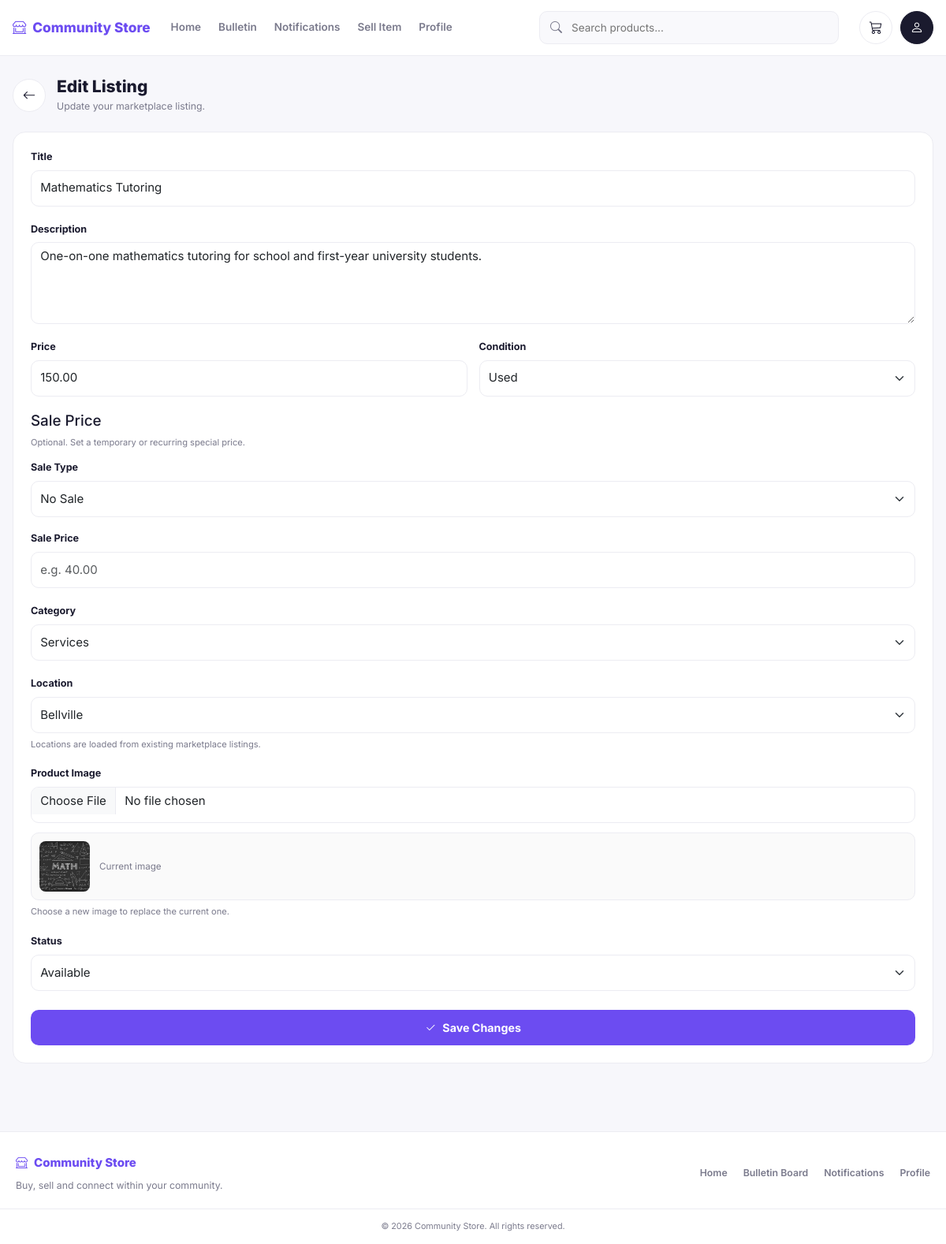
The page /frontend/edit_listing.php?id=35 (signed in) on the database its author committed.
### tables this page shows
CREATE TABLE IF NOT EXISTS `listing` (
  `listingID` int NOT NULL AUTO_INCREMENT,
  `title` varchar(100) NOT NULL,
  `description` text,
  `price` decimal(10,2) NOT NULL,
  `type` enum('New','Used') NOT NULL,
  `imageURL` varchar(255) DEFAULT NULL,
  `location` varchar(120) NOT NULL,
  `datePosted` datetime NOT NULL,
  `status` enum('Available','Reserved','Sold') NOT NULL DEFAULT 'Available',
  `userID` int NOT NULL,
  `categoryID` int NOT NULL,
  `salePrice` decimal(10,2) DEFAULT NULL,
  `saleStart` date DEFAULT NULL,
  `saleEnd` date DEFAULT NULL,
  `saleType` varchar(20) DEFAULT NULL,
  `recurringDay` varchar(20) DEFAULT NULL,
  `recurringWeek` varchar(20) DEFAULT NULL,
  PRIMARY KEY (`listingID`),
  KEY `fk_listing_user` (`userID`),
  KEY `fk_listing_category` (`categoryID`)
);

CREATE TABLE IF NOT EXISTS `category` (
  `categoryID` int NOT NULL AUTO_INCREMENT,
  `categoryName` varchar(50) NOT NULL,
  PRIMARY KEY (`categoryID`)
);

### classes/Listing.php (called while the page is built, shortened)
<?php
require_once __DIR__ . '/../config/database.php';
class Listing
{
    public function getLocations()
    {
        global $conn;
        return $conn->query(
            "SELECT DISTINCT location
             FROM listing
             WHERE location IS NOT NULL
             AND TRIM(location) <> ''
             ORDER BY location ASC"
        );
    }
    public function getById($listingID)
    {
        global $conn;
        $stmt = $conn->prepare(
            "SELECT l.*, u.firstName, u.lastName, c.categoryName
             FROM listing l
             INNER JOIN `user` u ON l.userID = u.userID
             INNER JOIN category c ON l.categoryID = c.categoryID
             WHERE l.listingID = ?"
        );
        $stmt->bind_param('i', $listingID);
        $stmt->execute();
        $result = $stmt->get_result()->fetch_assoc();
        return $result;
    }
}

### classes/Category.php (called while the page is built, shortened)
<?php
require_once __DIR__ . '/../config/database.php';
class Category
{
    public function getAll()
    {
        global $conn;
        $sql = "SELECT *
                FROM category
                ORDER BY categoryName ASC";
        return $conn->query($sql);
    }
}
?>

### frontend/edit_listing.php (the view, shortened to what this page needs)
<?php
require_once __DIR__ . '/../config/database.php';
require_once __DIR__ . '/../classes/Category.php';
require_once __DIR__ . '/../classes/Listing.php';
$listingID = (int)($_GET['id'] ?? $_POST['listingID'] ?? 0);
$listingModel = new Listing();
$listing = $listingModel->getById($listingID);
$categories = (new Category())->getAll();
$locations = $listingModel->getLocations();
require __DIR__ . '/../partials/header.php';
?>
<div class="page-heading">
    <a
        href="profile.php#listings"
        class="icon-btn"
        aria-label="Back to listings"
    >
        <i class="bi bi-arrow-left"></i>
    </a>
    <div>
        <h1>Edit Listing</h1>
        <p>
            Update your marketplace listing.
        </p>
    </div>
</div>
<div class="card-soft form-card">
<form
    method="POST"
    enctype="multipart/form-data"
>
<div class="form-section">
    <label
        for="title"
        class="form-label"
    >
        Title
    </label>
    <input
        id="title"
        name="title"
        class="form-control"
        value="<?= htmlspecialchars($listing['title']) ?>"
        required
    >
</div>
<div class="form-section">
    <label
        for="description"
        class="form-label"
    >
        Description
    </label>
    <textarea
        id="description"
        name="description"
        class="form-control"
        rows="4"
    ><?= htmlspecialchars($listing['description'] ?? '') ?></textarea>
</div>
<div class="row g-3 form-section">
    <div class="col-md-6">
        <label
            for="price"
            class="form-label"
        >
            Price
        </label>
        <input
            id="price"
            name="price"
            type="number"
            step="0.01"
            min="0.01"
            class="form-control"
            value="<?= htmlspecialchars($listing['price']) ?>"
            required
        >
    </div>
    <div class="col-md-6">
        <label
            for="type"
            class="form-label"
        >
            Condition
        </label>
        <select
            id="type"
            name="type"
            class="form-select"
            required
        >
            <option
                value="Used"
                <?= $listing['type'] === 'Used'
                    ? 'selected'
                    : '' ?>
            >
                Used
            </option>
        </select>
    </div>
</div>
<div class="form-section">
    <h5>
        Sale Price
    </h5>
    <p class="form-help">
        Optional. Set a temporary or recurring special price.
    </p>
    <div class="mb-3">
        <label
            for="saleType"
            class="form-label"
        >
            Sale Type
        </label>
        <select
            id="saleType"
            name="saleType"
            class="form-select"
        >
            <option
                value=""
                <?= empty($listing['saleType'])
                    ? 'selected'
                    : '' ?>
            >
                No Sale
            </option>
        </select>
    </div>
    <div class="mb-3">
        <label
            for="salePrice"
            class="form-label"
        >
            Sale Price
        </label>
        <input
            id="salePrice"
            name="salePrice"
            type="number"
            step="0.01"
            min="0.01"
            class="form-control"
            value="<?= htmlspecialchars($listing['salePrice'] ?? '') ?>"
            placeholder="e.g. 40.00"
        >
    </div>
</div>
<div class="form-section">
    <label
        for="categoryID"
        class="form-label"
    >
        Category
    </label>
    <select
        id="categoryID"
        name="categoryID"
        class="form-select"
        required
    >
        <?php while ($category = $categories->fetch_assoc()): ?>
            <option
                value="<?= (int)$category['categoryID'] ?>"
                <?= (int)$listing['categoryID'] ===
                    (int)$category['categoryID']
                    ? 'selected'
                    : '' ?>
            >
                <?= htmlspecialchars($category['categoryName']) ?>
            </option>
        <?php endwhile; ?>
    </select>
</div>
<div class="form-section">
    <label
        for="location"
        class="form-label"
    >
        Location
    </label>
    <select
        id="location"
        name="location"
        class="form-select"
        required
    >
        <?php while ($locationRow = $locations->fetch_assoc()): ?>
            <option
                value="<?= htmlspecialchars($locationRow['location']) ?>"
                <?= $listing['location'] ===
                    $locationRow['location']
                    ? 'selected'
                    : '' ?>
            >
                <?= htmlspecialchars($locationRow['location']) ?>
            </option>
        <?php endwhile; ?>
    </select>
    <small class="form-help">
        Locations are loaded from existing marketplace listings.
    </small>
</div>
<div class="form-section">
    <label
        for="image"
        class="form-label"
    >
        Product Image
    </label>
    <input
        id="image"
        name="image"
        type="file"
        class="form-control"
        accept="image/jpeg,image/png,image/webp,image/gif"
    >
    <?php if (!empty($listing['imageURL'])): ?>
        <div class="current-image">
            <img
                src="<?= htmlspecialchars($listing['imageURL']) ?>"
                alt="Current listing image"
            >
            <span>
                Current image
            </span>
        </div>
    <?php endif; ?>
    <small class="form-help">
        Choose a new image to replace the current one.
    </small>
</div>
<div class="form-section">
    <label
        for="status"
        class="form-label"
    >
        Status
    </label>
    <select
        id="status"
        name="status"
        class="form-select"
    >
        <option
            value="Available"
            <?= $listing['status'] === 'Available'
                ? 'selected'
                : '' ?>
        >
            Available
        </option>
    </select>
</div>
<button
    type="submit"
    class="btn-purple"
>
    <i class="bi bi-check2"></i>
    Save Changes
</button>
</form>
</div>
<?php require __DIR__ . '/../partials/footer.php'; ?>

### assets/styles.css (style rules this page uses)
:root { --purple: #6C4CF1; --purple-dark: #4B32B8; --purple-light: #EDE9FE; --bg: #F7F7FB; --card: #FFFFFF; --text: #1A1A2E; --muted: #7A7A8C; --border: #ECECF2; --success: #16A34A; --danger: #DC2626; --warning: #F59E0B; --radius: 16px; --radius-sm: 10px; --shadow: 0 4px 18px rgba(20,20,43,.06); --shadow-lg: 0 18px 45px rgba(20,20,43,.14); }
* { box-sizing: border-box; }
html, body { margin: 0; padding: 0; background: var(--bg); color: var(--text); font-family: 'Inter', -apple-system, BlinkMacSystemFont, 'Segoe UI', Roboto, sans-serif; font-size: 15px; -webkit-font-smoothing: antialiased; }
a { text-decoration: none; color: inherit; }
img { max-width: 100%; display: block; }
.icon-btn { width: 42px; height: 42px; border-radius: 50%; display: inline-flex; align-items: center; justify-content: center; background: #fff; border: 1px solid var(--border); color: var(--text); font-size: 1.1rem; transition: .15s; }
.card-soft { background: var(--card); border: 1px solid var(--border); border-radius: var(--radius); padding: 16px; }
.btn-purple { background: var(--purple); color: #fff; font-weight: 700; border-radius: var(--radius-sm); padding: 12px 20px; border: 0; width: 100%; font-size: .95rem; transition: .15s; display: inline-flex; align-items: center; justify-content: center; gap: 8px; }
body { min-height: 100vh; }
.app-shell > * { margin-bottom: 18px; }
.form-control, .form-select, textarea.form-control { min-height: 46px; border: 1px solid var(--border); border-radius: var(--radius-sm); }
form label { margin-bottom: 7px; }
form .mb-3 { margin-bottom: 18px !important; }
.page-heading { display: flex; align-items: center; gap: 14px; padding: 8px 0 4px; }
.page-heading h1 { margin: 0; font-size: 1.4rem; font-weight: 800; }
.page-heading p { margin: 4px 0 0; color: var(--muted); font-size: .82rem; }
.form-card { padding: 22px; }
.form-section { margin-bottom: 20px; }
.form-section:last-of-type { margin-bottom: 24px; }
.form-label { display: block; margin-bottom: 7px; font-weight: 700; font-size: .84rem; }
.form-help { display: block; margin-top: 6px; color: var(--muted); font-size: .74rem; }
.current-image { display: flex; align-items: center; gap: 12px; margin-top: 12px; padding: 10px; border: 1px solid var(--border); border-radius: var(--radius-sm); background: #fafafa; }
.current-image img { width: 64px; height: 64px; object-fit: cover; border-radius: 8px; }
.current-image span { color: var(--muted); font-size: .78rem; }

### rows shown on the page
listing: title "Mathematics Tutoring", description "One-on-one mathematics tutoring for school and first-year university students.", price "150.00", type "Used", saleType "No Sale", categoryID "Services", location "Bellville", imageURL (picture), status "Available"
